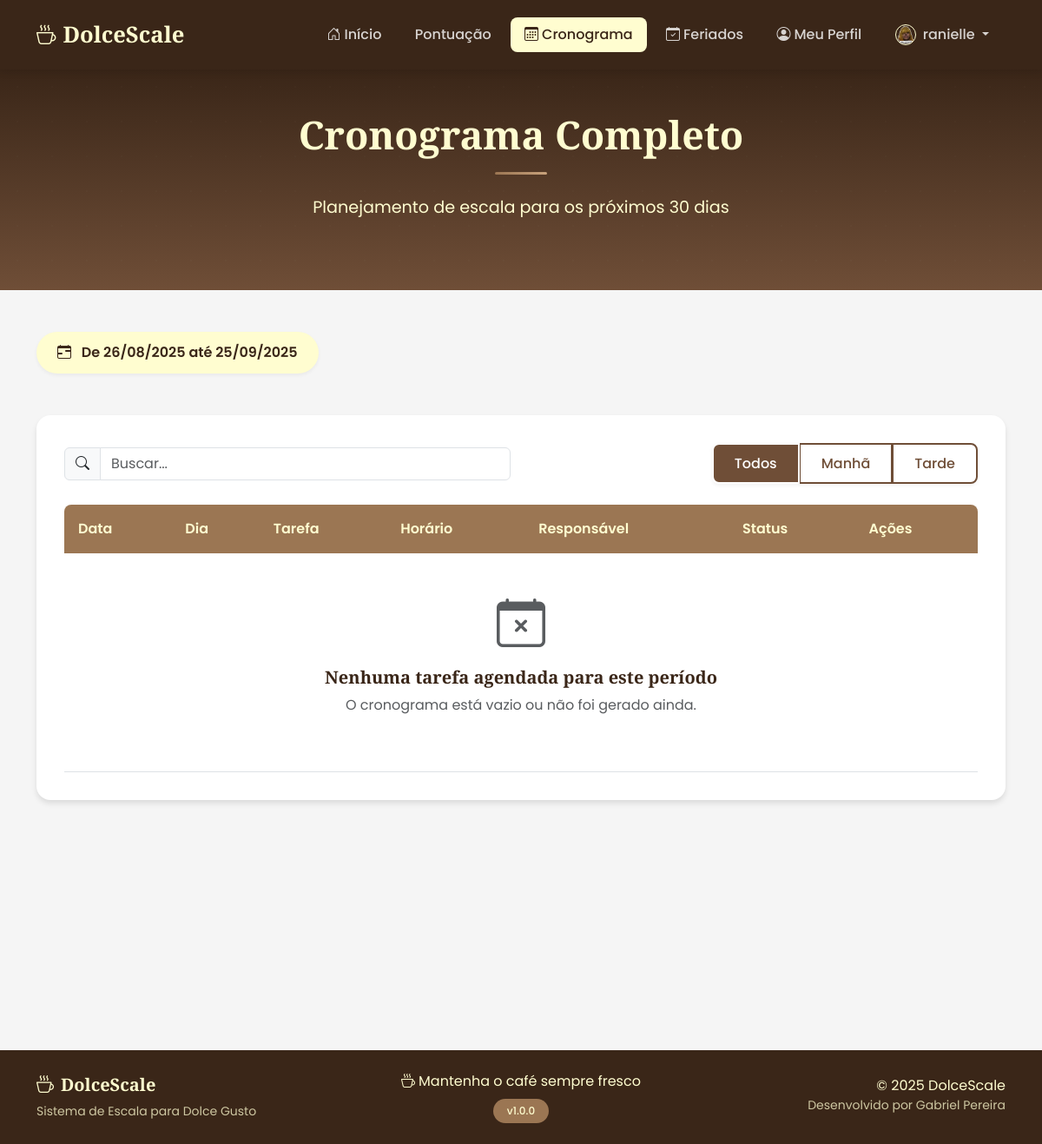
The app's page /cronograma/ (signed in), older data.
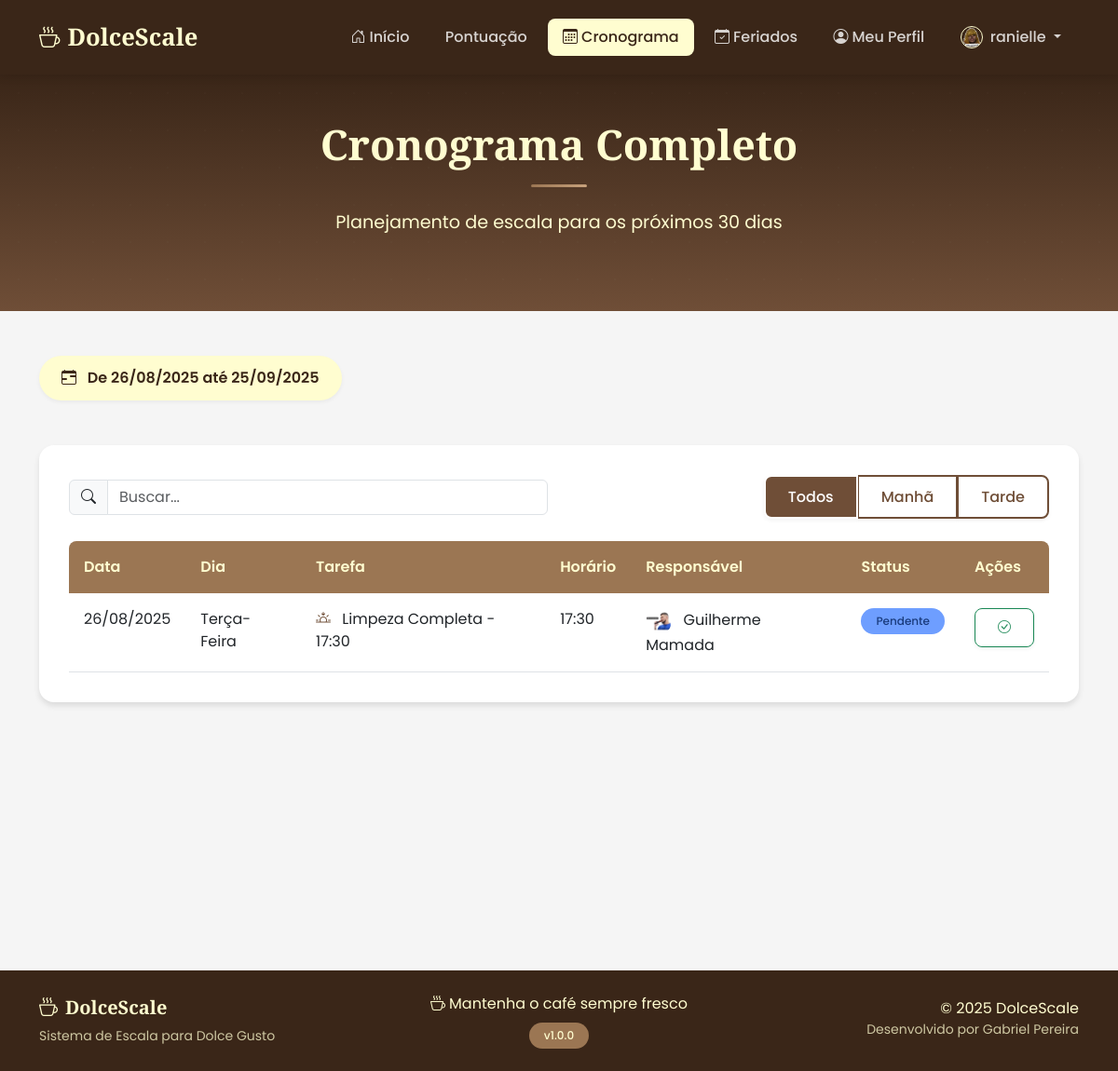
The same page, newer data.
### core/models.py (models this page shows, shortened)
class TeamMember(models.Model):
    CLEANING_PREFERENCES = [
        ('auto', 'Automático (30min antes da saída)'),
        ('early', 'Preferência por horário mais cedo'),
        ('late', 'Preferência por horário mais tarde')
    ]
    email = models.EmailField(unique=True, null=True, blank=True)
    user = models.OneToOneField(User, on_delete=models.CASCADE)
    phone = models.CharField(max_length=15, help_text="Número de WhatsApp", null=True, blank=True)
    is_active = models.BooleanField(default=True)
    avatar = models.ImageField(upload_to='avatars/', null=True, blank=True)
    exit_time = models.TimeField(
        default=time(18, 0),
        help_text="Horário de saída da empresa (usado para calcular horário de limpeza)"
    )
    cleaning_preference = models.CharField(
        max_length=20,
        choices=CLEANING_PREFERENCES,
        default='auto',
        help_text="Como calcular o horário de limpeza"
    )
    def __str__(self):
        return self.user.get_full_name() or self.user.username

class DutySchedule(models.Model):
    member = models.ForeignKey(TeamMember, on_delete=models.CASCADE)
    duty_type = models.ForeignKey(DutyType, on_delete=models.CASCADE)
    date = models.DateField()
    completed = models.BooleanField(default=False)
    notification_sent = models.BooleanField(default=False)
    coffees_served = models.PositiveIntegerField(default=0, help_text="Quantidade de cafés servidos neste turno")
    notes = models.TextField(blank=True, null=True, help_text="Observações sobre esta escala")
    class Meta:
        unique_together = ('duty_type', 'date')

class DutyType(models.Model):
    name = models.CharField(max_length=50)
    time = models.TimeField()  # Horário da tarefa
    description = models.TextField()

### core/views.py (the view)
# urls.py: path('cronograma/', views.schedule_view, name='schedule'),
@login_required
def schedule_view(request):
    today = timezone.now().date()
    end_date = today + timedelta(days=30)  # próximos 30 dias
    duties = DutySchedule.objects.filter(
        date__gte=today,
        date__lte=end_date
    ).select_related('member', 'duty_type').order_by('date', 'duty_type__time')
    holidays = Holiday.objects.filter(
        date__gte=today,
        date__lte=end_date
    ).order_by('date')
    schedule_stats = {
        'total_duties': duties.count(),
        'completed_duties': duties.filter(completed=True).count(),
        'time_16_30_count': duties.filter(duty_type__time__hour=16).count(),
        'time_17_30_count': duties.filter(duty_type__time__hour=17).count(),
    }
    return render(request, 'core/schedule.html', {
        'duties': duties,
        'holidays': holidays,
        'start_date': today,
        'end_date': end_date,
        'schedule_stats': schedule_stats
    })

### templates/core/schedule.html (shortened to what this page needs)
{% extends 'base.html' %}
{% block content %}
<section class="hero-section" style="padding: 3rem 0;">
    <div class="container">
        <h1 class="hero-title">Cronograma Completo</h1>
        <div class="divider"></div>
        <p class="hero-subtitle">Planejamento de escala para os próximos {{ days|default:"30" }} dias</p>
    </div>
</section>
<div class="container">
    <div class="row mb-4">
        <div class="col-md-8">
            <div class="date-range-label">
                <i class="bi bi-calendar-range me-2"></i>
                De {{ start_date|date:"d/m/Y" }} até {{ end_date|date:"d/m/Y" }}
            </div>
        </div>
        <div class="col-md-4 text-md-end">
        </div>
    </div>
    <div class="row">
        <div class="col-12">
            <div class="schedule-card">
                <div class="filters mb-4">
                    <div class="row align-items-center">
                        <div class="col-md-6 mb-2 mb-md-0">
                            <div class="input-group">
                                <span class="input-group-text"><i class="bi bi-search"></i></span>
                                <input type="text" id="scheduleSearch" class="form-control" placeholder="Buscar...">
                            </div>
                        </div>
                        <div class="col-md-6 text-md-end">
                            <div class="btn-group">
                                <button type="button" class="btn btn-outline-coffee filter-btn active" data-filter="all">Todos</button>
                                <button type="button" class="btn btn-outline-coffee filter-btn" data-filter="morning">Manhã</button>
                                <button type="button" class="btn btn-outline-coffee filter-btn" data-filter="evening">Tarde</button>
                            </div>
                        </div>
                    </div>
                </div>
                <div class="table-responsive">
                    <table class="table table-hover" id="scheduleTable">
                        <thead>
                            <tr>
                                <th scope="col">Data</th>
                                <th scope="col">Dia</th>
                                <th scope="col">Tarefa</th>
                                <th scope="col">Horário</th>
                                <th scope="col">Responsável</th>
                                <th scope="col">Status</th>
                                {% if user.is_authenticated %}
                                <th scope="col">Ações</th>
                                {% endif %}
                            </tr>
                        </thead>
                        <tbody>
                            {% for duty in duties %}
                            <tr class="duty-row {% if 'Reabastecimento' in duty.duty_type.name %}morning-duty{% else %}evening-duty{% endif %}">
                                <td>{{ duty.date|date:"d/m/Y" }}</td>
                                <td>{{ duty.date|date:"l"|title }}</td>
                                <td>
                                    {% if 'Reabastecimento' in duty.duty_type.name %}
                                        <i class="bi bi-sunrise coffee-icon"></i>
                                    {% else %}
                                        <i class="bi bi-sunset coffee-icon"></i>
                                    {% endif %}
                                    {{ duty.duty_type.name }}
                                </td>
                                <td>{{ duty.duty_type.time|time:"H:i" }}</td>
                                <td>
                                    {% if duty.member.avatar %}
                                        <img src="{{ duty.member.avatar.url }}" alt="{{ duty.member }}" class="table-avatar me-2">
                                    {% else %}
                                        <i class="bi bi-person-circle me-2"></i>
                                    {% endif %}
                                    {{ duty.member }}
                                </td>
                                <td>
                                    {% if duty.completed %}
                                        <span class="badge bg-success">Concluída</span>
                                    {% else %}
                                        <span class="badge {% if 'Reabastecimento' in duty.duty_type.name %}badge-morning{% else %}badge-evening{% endif %}">Pendente</span>
                                    {% endif %}
                                </td>
                                {% if user.is_authenticated %}
                                <td>
                                    <a href="{% url 'mark_completed' duty.id %}" class="btn btn-sm {% if duty.completed %}btn-outline-danger{% else %}btn-outline-success{% endif %}">
                                        {% if duty.completed %}
                                            <i class="bi bi-x-circle"></i>
                                        {% else %}
                                            <i class="bi bi-check-circle"></i>
                                        {% endif %}
                                    </a>
                                </td>
                                {% endif %}
                            </tr>
                            {% empty %}
                            <tr>
                                <td colspan="{% if user.is_authenticated %}7{% else %}6{% endif %}" class="text-center">
                                    <div class="empty-message">
                                        <i class="bi bi-calendar-x display-4 text-muted d-block mb-3"></i>
                                        <h5>Nenhuma tarefa agendada para este período</h5>
                                        <p class="text-muted">O cronograma está vazio ou não foi gerado ainda.</p>
                                    </div>
                                </td>
                            </tr>
                            {% endfor %}
                        </tbody>
                    </table>
                </div>
            </div>
        </div>
    </div>
    <div class="row mt-4">
        <div class="col-12">
        </div>
    </div>
</div>
{% endblock %}

### templates/base.html (shortened to what this page needs)
{% load static %}
<!DOCTYPE html>
<html lang="pt-br">
<head>
    <link href="https://cdn.jsdelivr.net/npm/bootstrap@5.3.0-alpha1/dist/css/bootstrap.min.css" rel="stylesheet">
    <link rel="stylesheet" href="https://cdn.jsdelivr.net/npm/bootstrap-icons@1.10.3/font/bootstrap-icons.css">
    <link rel="stylesheet" href="{% static 'css/main.css' %}">
</head>
<body>
    {% include 'components/navbar.html' %}
    <main>
        {% block content %}{% endblock %}
    </main>
    {% include 'components/footer.html' %}
</body>
</html>

### templates/components/navbar.html (shortened to what this page needs)
<nav class="navbar navbar-expand-lg navbar-dark sticky-top">
    <div class="container">
        <a class="navbar-brand" href="{% url 'home' %}">
            <i class="bi bi-cup-hot me-2"></i>DolceScale
        </a>
        <div class="collapse navbar-collapse" id="navbarMain">
            <ul class="navbar-nav ms-auto mb-2 mb-lg-0">
                <li class="nav-item">
                    <a class="nav-link {% if request.path == '/' %}active{% endif %}" href="{% url 'home' %}">
                        <i class="bi bi-house-door me-1"></i>Início
                    </a>
                </li>
                {% if user.is_authenticated %}
                    <li class="nav-item">
                        <a class="nav-link {% if request.resolver_match.url_name == 'pontuacao_dashboard' %}active{% endif %}"
                            href="{% url 'pontuacao_dashboard' %}">
                             Pontuação
                        </a>
                    </li>
                    <li class="nav-item">
                        <a class="nav-link {% if 'cronograma' in request.path %}active{% endif %}" href="{% url 'schedule' %}">
                            <i class="bi bi-calendar3 me-1"></i>Cronograma
                        </a>
                    </li>
                    <li class="nav-item">
                        <a class="nav-link {% if 'feriados' in request.path %}active{% endif %}" href="{% url 'holiday_list' %}">
                            <i class="bi bi-calendar-check me-1"></i>Feriados
                        </a>
                    </li>
                    <li class="nav-item">
                        <a class="nav-link {% if 'perfil' in request.path %}active{% endif %}" href="{% url 'profile' %}">
                            <i class="bi bi-person-circle me-1"></i>Meu Perfil
                        </a>
                    </li>
                    <li class="nav-item dropdown">
                        <a class="nav-link dropdown-toggle" href="#" id="userDropdown" role="button"
                           data-bs-toggle="dropdown" aria-expanded="false">
                            {% if user.teammember.avatar %}
                                <img src="{{ user.teammember.avatar.url }}" alt="{{ user.username }}"
                                     class="navbar-avatar rounded-circle me-1">
                            {% else %}
                                <i class="bi bi-person-circle me-1"></i>
                            {% endif %}
                            {{ user.get_username }}
                        </a>
                    </li>
                {% endif %}
            </ul>
        </div>
    </div>
</nav>

### templates/components/footer.html (shortened to what this page needs)
{% load static %}
<footer class="footer mt-5 py-4">
    <div class="container">
        <div class="row align-items-center">
            <div class="col-md-4 text-center text-md-start mb-3 mb-md-0">
                <a href="{% url 'home' %}" class="d-inline-block text-decoration-none mb-2">
                    <h5 class="text-cream m-0 d-flex align-items-center">
                        <i class="bi bi-cup-hot me-2"></i>DolceScale
                    </h5>
                </a>
                <p class="small text-cream opacity-75 mb-0">Sistema de Escala para Dolce Gusto</p>
            </div>
            <div class="col-md-4 text-center mb-3 mb-md-0">
                <p class="mb-0 text-cream">
                    <i class="bi bi-cup-hot me-1"></i>Mantenha o café sempre fresco
                </p>
                <div class="mt-2">
                    <span class="badge bg-coffee-light">
                        v1.0.0
                    </span>
                </div>
            </div>
            <div class="col-md-4 text-center text-md-end">
                <p class="mb-0 text-cream">&copy; {% now "Y" %} DolceScale</p>
                <p class="small text-cream opacity-75">Desenvolvido por Gabriel Pereira</p>
            </div>
        </div>
    </div>
</footer>

### templates/core/schedule.html (style rules this page uses)
.date-range-label { display: inline-block; background-color: var(--cream); color: var(--coffee-dark); padding: 0.75rem 1.5rem; border-radius: 50px; font-weight: 600; margin-bottom: 1.5rem; box-shadow: var(--shadow-sm); }
.table-avatar { width: 28px; height: 28px; border-radius: 50%; object-fit: cover; }
.filter-btn.active { background-color: var(--coffee-medium); color: white; }

### templates/components/footer.html (style rules this page uses)
html, body { height: 100%; margin: 0; display: flex; flex-direction: column; }
main { flex: 1; }
.footer { flex-shrink: 0; }
.bg-coffee-light { background-color: var(--coffee-light); }
.text-cream { color: var(--cream); }

Row changes from the older to the newer data that the page shows:
added DutySchedule: date "26/08/2025", date "Terça-Feira", duty_type.name "Limpeza Completa - 17:30", duty_type.time "17:30", member.avatar (picture), member "Guilherme Mamada", completed "Pendente"
Text that changed along with them:
text no longer shown: "Nenhuma tarefa agendada para este período O cronograma está vazio ou não foi gerado ainda."
